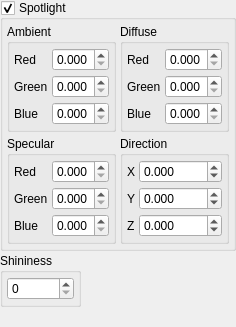
   <widget class="QWidget" name="LightingPage" >
    <layout class="QVBoxLayout" >
     <property name="margin" >
      <number>0</number>
     </property>
     <property name="spacing" >
      <number>2</number>
     </property>
     <item>
      <widget class="QGroupBox" name="SpotlightGroup" >
       <property name="title" >
        <string>Spotlight</string>
       </property>
       <property name="checkable" >
        <bool>true</bool>
       </property>
       <property name="checked" >
        <bool>true</bool>
       </property>
       <layout class="QGridLayout" >
        <property name="margin" >
         <number>4</number>
        </property>
        <property name="spacing" >
         <number>4</number>
        </property>
        <item row="1" column="0" >
         <widget class="QGroupBox" name="SpecularLightGroup" >
          <property name="sizePolicy" >
           <sizepolicy>
            <hsizetype>7</hsizetype>
            <vsizetype>1</vsizetype>
            <horstretch>0</horstretch>
            <verstretch>0</verstretch>
           </sizepolicy>
          </property>
          <property name="title" >
           <string>Specular</string>
          </property>
          <layout class="QGridLayout" >
           <property name="margin" >
            <number>4</number>
           </property>
           <property name="spacing" >
            <number>4</number>
           </property>
           <item row="2" column="0" >
            <widget class="QLabel" name="label_17" >
             <property name="sizePolicy" >
              <sizepolicy>
               <hsizetype>1</hsizetype>
               <vsizetype>5</vsizetype>
               <horstretch>0</horstretch>
               <verstretch>0</verstretch>
              </sizepolicy>
             </property>
             <property name="text" >
              <string>Blue</string>
             </property>
            </widget>
           </item>
           <item row="2" column="1" >
            <widget class="QDoubleSpinBox" name="SpecularBlueSpin" >
             <property name="sizePolicy" >
              <sizepolicy>
               <hsizetype>7</hsizetype>
               <vsizetype>0</vsizetype>
               <horstretch>0</horstretch>
               <verstretch>0</verstretch>
              </sizepolicy>
             </property>
             <property name="decimals" >
              <number>3</number>
             </property>
             <property name="maximum" >
              <double>1.000000000000000</double>
             </property>
             <property name="singleStep" >
              <double>0.010000000000000</double>
             </property>
            </widget>
           </item>
           <item row="0" column="0" >
            <widget class="QLabel" name="label_19" >
             <property name="sizePolicy" >
              <sizepolicy>
               <hsizetype>1</hsizetype>
               <vsizetype>5</vsizetype>
               <horstretch>0</horstretch>
               <verstretch>0</verstretch>
              </sizepolicy>
             </property>
             <property name="text" >
              <string>Red</string>
             </property>
            </widget>
           </item>
           <item row="0" column="1" >
            <widget class="QDoubleSpinBox" name="SpecularRedSpin" >
             <property name="sizePolicy" >
              <sizepolicy>
               <hsizetype>7</hsizetype>
               <vsizetype>0</vsizetype>
               <horstretch>0</horstretch>
               <verstretch>0</verstretch>
              </sizepolicy>
             </property>
             <property name="decimals" >
              <number>3</number>
             </property>
             <property name="maximum" >
              <double>1.000000000000000</double>
             </property>
             <property name="singleStep" >
              <double>0.010000000000000</double>
             </property>
            </widget>
           </item>
           <item row="1" column="0" >
            <widget class="QLabel" name="label_18" >
             <property name="sizePolicy" >
              <sizepolicy>
               <hsizetype>1</hsizetype>
               <vsizetype>5</vsizetype>
               <horstretch>0</horstretch>
               <verstretch>0</verstretch>
              </sizepolicy>
             </property>
             <property name="text" >
              <string>Green</string>
             </property>
            </widget>
           </item>
           <item row="1" column="1" >
            <widget class="QDoubleSpinBox" name="SpecularGreenSpin" >
             <property name="sizePolicy" >
              <sizepolicy>
               <hsizetype>7</hsizetype>
               <vsizetype>0</vsizetype>
               <horstretch>0</horstretch>
               <verstretch>0</verstretch>
              </sizepolicy>
             </property>
             <property name="decimals" >
              <number>3</number>
             </property>
             <property name="maximum" >
              <double>1.000000000000000</double>
             </property>
             <property name="singleStep" >
              <double>0.010000000000000</double>
             </property>
            </widget>
           </item>
          </layout>
         </widget>
        </item>
        <item row="0" column="1" >
         <widget class="QGroupBox" name="DiffuseLightGroup" >
          <property name="sizePolicy" >
           <sizepolicy>
            <hsizetype>7</hsizetype>
            <vsizetype>1</vsizetype>
            <horstretch>0</horstretch>
            <verstretch>0</verstretch>
           </sizepolicy>
          </property>
          <property name="title" >
           <string>Diffuse</string>
          </property>
          <layout class="QGridLayout" >
           <property name="margin" >
            <number>4</number>
           </property>
           <property name="spacing" >
            <number>4</number>
           </property>
           <item row="2" column="0" >
            <widget class="QLabel" name="label_14" >
             <property name="sizePolicy" >
              <sizepolicy>
               <hsizetype>1</hsizetype>
               <vsizetype>5</vsizetype>
               <horstretch>0</horstretch>
               <verstretch>0</verstretch>
              </sizepolicy>
             </property>
             <property name="text" >
              <string>Blue</string>
             </property>
            </widget>
           </item>
           <item row="1" column="0" >
            <widget class="QLabel" name="label_15" >
             <property name="sizePolicy" >
              <sizepolicy>
               <hsizetype>1</hsizetype>
               <vsizetype>5</vsizetype>
               <horstretch>0</horstretch>
               <verstretch>0</verstretch>
              </sizepolicy>
             </property>
             <property name="text" >
              <string>Green</string>
             </property>
            </widget>
           </item>
           <item row="0" column="0" >
            <widget class="QLabel" name="label_16" >
             <property name="sizePolicy" >
              <sizepolicy>
               <hsizetype>1</hsizetype>
               <vsizetype>5</vsizetype>
               <horstretch>0</horstretch>
               <verstretch>0</verstretch>
              </sizepolicy>
             </property>
             <property name="text" >
              <string>Red</string>
             </property>
            </widget>
           </item>
           <item row="2" column="1" >
            <widget class="QDoubleSpinBox" name="DiffuseBlueSpin" >
             <property name="sizePolicy" >
              <sizepolicy>
               <hsizetype>7</hsizetype>
               <vsizetype>0</vsizetype>
               <horstretch>0</horstretch>
               <verstretch>0</verstretch>
              </sizepolicy>
             </property>
             <property name="decimals" >
              <number>3</number>
             </property>
             <property name="maximum" >
              <double>1.000000000000000</double>
             </property>
             <property name="singleStep" >
              <double>0.010000000000000</double>
             </property>
            </widget>
           </item>
           <item row="1" column="1" >
            <widget class="QDoubleSpinBox" name="DiffuseGreenSpin" >
             <property name="sizePolicy" >
              <sizepolicy>
               <hsizetype>7</hsizetype>
               <vsizetype>0</vsizetype>
               <horstretch>0</horstretch>
               <verstretch>0</verstretch>
              </sizepolicy>
             </property>
             <property name="decimals" >
              <number>3</number>
             </property>
             <property name="maximum" >
              <double>1.000000000000000</double>
             </property>
             <property name="singleStep" >
              <double>0.010000000000000</double>
             </property>
            </widget>
           </item>
           <item row="0" column="1" >
            <widget class="QDoubleSpinBox" name="DiffuseRedSpin" >
             <property name="sizePolicy" >
              <sizepolicy>
               <hsizetype>7</hsizetype>
               <vsizetype>0</vsizetype>
               <horstretch>0</horstretch>
               <verstretch>0</verstretch>
              </sizepolicy>
             </property>
             <property name="decimals" >
              <number>3</number>
             </property>
             <property name="maximum" >
              <double>1.000000000000000</double>
             </property>
             <property name="singleStep" >
              <double>0.010000000000000</double>
             </property>
            </widget>
           </item>
          </layout>
         </widget>
        </item>
        <item row="1" column="1" >
         <widget class="QGroupBox" name="LightPositionGroup" >
          <property name="sizePolicy" >
           <sizepolicy>
            <hsizetype>7</hsizetype>
            <vsizetype>1</vsizetype>
            <horstretch>0</horstretch>
            <verstretch>0</verstretch>
           </sizepolicy>
          </property>
          <property name="title" >
           <string>Direction</string>
          </property>
          <layout class="QGridLayout" >
           <property name="margin" >
            <number>4</number>
           </property>
           <property name="spacing" >
            <number>4</number>
           </property>
           <item row="2" column="0" >
            <widget class="QLabel" name="label_20" >
             <property name="sizePolicy" >
              <sizepolicy>
               <hsizetype>1</hsizetype>
               <vsizetype>5</vsizetype>
               <horstretch>0</horstretch>
               <verstretch>0</verstretch>
              </sizepolicy>
             </property>
             <property name="text" >
              <string>Z</string>
             </property>
            </widget>
           </item>
           <item row="1" column="0" >
            <widget class="QLabel" name="label_21" >
             <property name="sizePolicy" >
              <sizepolicy>
               <hsizetype>1</hsizetype>
               <vsizetype>5</vsizetype>
               <horstretch>0</horstretch>
               <verstretch>0</verstretch>
              </sizepolicy>
             </property>
             <property name="text" >
              <string>Y</string>
             </property>
            </widget>
           </item>
           <item row="0" column="0" >
            <widget class="QLabel" name="label_22" >
             <property name="sizePolicy" >
              <sizepolicy>
               <hsizetype>1</hsizetype>
               <vsizetype>5</vsizetype>
               <horstretch>0</horstretch>
               <verstretch>0</verstretch>
              </sizepolicy>
             </property>
             <property name="text" >
              <string>X</string>
             </property>
            </widget>
           </item>
           <item row="2" column="1" >
            <widget class="QDoubleSpinBox" name="LightPositionZSpin" >
             <property name="sizePolicy" >
              <sizepolicy>
               <hsizetype>7</hsizetype>
               <vsizetype>0</vsizetype>
               <horstretch>0</horstretch>
               <verstretch>0</verstretch>
              </sizepolicy>
             </property>
             <property name="decimals" >
              <number>3</number>
             </property>
             <property name="maximum" >
              <double>1.000000000000000</double>
             </property>
             <property name="minimum" >
              <double>-1.000000000000000</double>
             </property>
             <property name="singleStep" >
              <double>0.200000000000000</double>
             </property>
            </widget>
           </item>
           <item row="1" column="1" >
            <widget class="QDoubleSpinBox" name="LightPositionYSpin" >
             <property name="sizePolicy" >
              <sizepolicy>
               <hsizetype>7</hsizetype>
               <vsizetype>0</vsizetype>
               <horstretch>0</horstretch>
               <verstretch>0</verstretch>
              </sizepolicy>
             </property>
             <property name="decimals" >
              <number>3</number>
             </property>
             <property name="maximum" >
              <double>1.000000000000000</double>
             </property>
             <property name="minimum" >
              <double>-1.000000000000000</double>
             </property>
             <property name="singleStep" >
              <double>0.200000000000000</double>
             </property>
            </widget>
           </item>
           <item row="0" column="1" >
            <widget class="QDoubleSpinBox" name="LightPositionXSpin" >
             <property name="sizePolicy" >
              <sizepolicy>
               <hsizetype>7</hsizetype>
               <vsizetype>0</vsizetype>
               <horstretch>0</horstretch>
               <verstretch>0</verstretch>
              </sizepolicy>
             </property>
             <property name="decimals" >
              <number>3</number>
             </property>
             <property name="maximum" >
              <double>1.000000000000000</double>
             </property>
             <property name="minimum" >
              <double>-1.000000000000000</double>
             </property>
             <property name="singleStep" >
              <double>0.200000000000000</double>
             </property>
            </widget>
           </item>
          </layout>
         </widget>
        </item>
        <item row="0" column="0" >
         <widget class="QGroupBox" name="AmbientLightGroup" >
          <property name="sizePolicy" >
           <sizepolicy>
            <hsizetype>7</hsizetype>
            <vsizetype>1</vsizetype>
            <horstretch>0</horstretch>
            <verstretch>0</verstretch>
           </sizepolicy>
          </property>
          <property name="title" >
           <string>Ambient</string>
          </property>
          <layout class="QGridLayout" >
           <property name="margin" >
            <number>4</number>
           </property>
           <property name="spacing" >
            <number>4</number>
           </property>
           <item row="2" column="0" >
            <widget class="QLabel" name="label_13" >
             <property name="sizePolicy" >
              <sizepolicy>
               <hsizetype>1</hsizetype>
               <vsizetype>5</vsizetype>
               <horstretch>0</horstretch>
               <verstretch>0</verstretch>
              </sizepolicy>
             </property>
             <property name="text" >
              <string>Blue</string>
             </property>
            </widget>
           </item>
           <item row="1" column="0" >
            <widget class="QLabel" name="label_12" >
             <property name="sizePolicy" >
              <sizepolicy>
               <hsizetype>1</hsizetype>
               <vsizetype>5</vsizetype>
               <horstretch>0</horstretch>
               <verstretch>0</verstretch>
              </sizepolicy>
             </property>
             <property name="text" >
              <string>Green</string>
             </property>
            </widget>
           </item>
           <item row="0" column="0" >
            <widget class="QLabel" name="label_11" >
             <property name="sizePolicy" >
              <sizepolicy>
               <hsizetype>1</hsizetype>
               <vsizetype>5</vsizetype>
               <horstretch>0</horstretch>
               <verstretch>0</verstretch>
              </sizepolicy>
             </property>
             <property name="text" >
              <string>Red</string>
             </property>
            </widget>
           </item>
           <item row="2" column="1" >
            <widget class="QDoubleSpinBox" name="AmbientBlueSpin" >
             <property name="sizePolicy" >
              <sizepolicy>
               <hsizetype>7</hsizetype>
               <vsizetype>0</vsizetype>
               <horstretch>0</horstretch>
               <verstretch>0</verstretch>
              </sizepolicy>
             </property>
             <property name="decimals" >
              <number>3</number>
             </property>
             <property name="maximum" >
              <double>1.000000000000000</double>
             </property>
             <property name="singleStep" >
              <double>0.010000000000000</double>
             </property>
            </widget>
           </item>
           <item row="1" column="1" >
            <widget class="QDoubleSpinBox" name="AmbientGreenSpin" >
             <property name="sizePolicy" >
              <sizepolicy>
               <hsizetype>7</hsizetype>
               <vsizetype>0</vsizetype>
               <horstretch>0</horstretch>
               <verstretch>0</verstretch>
              </sizepolicy>
             </property>
             <property name="decimals" >
              <number>3</number>
             </property>
             <property name="maximum" >
              <double>1.000000000000000</double>
             </property>
             <property name="singleStep" >
              <double>0.010000000000000</double>
             </property>
            </widget>
           </item>
           <item row="0" column="1" >
            <widget class="QDoubleSpinBox" name="AmbientRedSpin" >
             <property name="sizePolicy" >
              <sizepolicy>
               <hsizetype>7</hsizetype>
               <vsizetype>0</vsizetype>
               <horstretch>0</horstretch>
               <verstretch>0</verstretch>
              </sizepolicy>
             </property>
             <property name="decimals" >
              <number>3</number>
             </property>
             <property name="maximum" >
              <double>1.000000000000000</double>
             </property>
             <property name="singleStep" >
              <double>0.010000000000000</double>
             </property>
            </widget>
           </item>
          </layout>
         </widget>
        </item>
       </layout>
      </widget>
     </item>
     <item>
      <layout class="QHBoxLayout" >
       <property name="margin" >
        <number>0</number>
       </property>
       <property name="spacing" >
        <number>4</number>
       </property>
       <item>
        <widget class="QGroupBox" name="ShininessGroup" >
         <property name="sizePolicy" >
          <sizepolicy>
           <hsizetype>1</hsizetype>
           <vsizetype>5</vsizetype>
           <horstretch>0</horstretch>
           <verstretch>0</verstretch>
          </sizepolicy>
         </property>
         <property name="title" >
          <string>Shininess</string>
         </property>
         <layout class="QHBoxLayout" >
          <property name="margin" >
           <number>4</number>
          </property>
          <property name="spacing" >
           <number>4</number>
          </property>
          <item>
           <widget class="QSpinBox" name="ShininessSpin" >
            <property name="maximum" >
             <number>127</number>
            </property>
           </widget>
          </item>
         </layout>
        </widget>
       </item>
       <item>
        <spacer>
         <property name="orientation" >
          <enum>Qt::Horizontal</enum>
         </property>
         <property name="sizeHint" >
          <size>
           <width>40</width>
           <height>20</height>
          </size>
         </property>
        </spacer>
       </item>
      </layout>
     </item>
     <item>
      <spacer>
       <property name="orientation" >
        <enum>Qt::Vertical</enum>
       </property>
       <property name="sizeHint" >
        <size>
         <width>20</width>
         <height>20</height>
        </size>
       </property>
      </spacer>
     </item>
    </layout>
   </widget>
